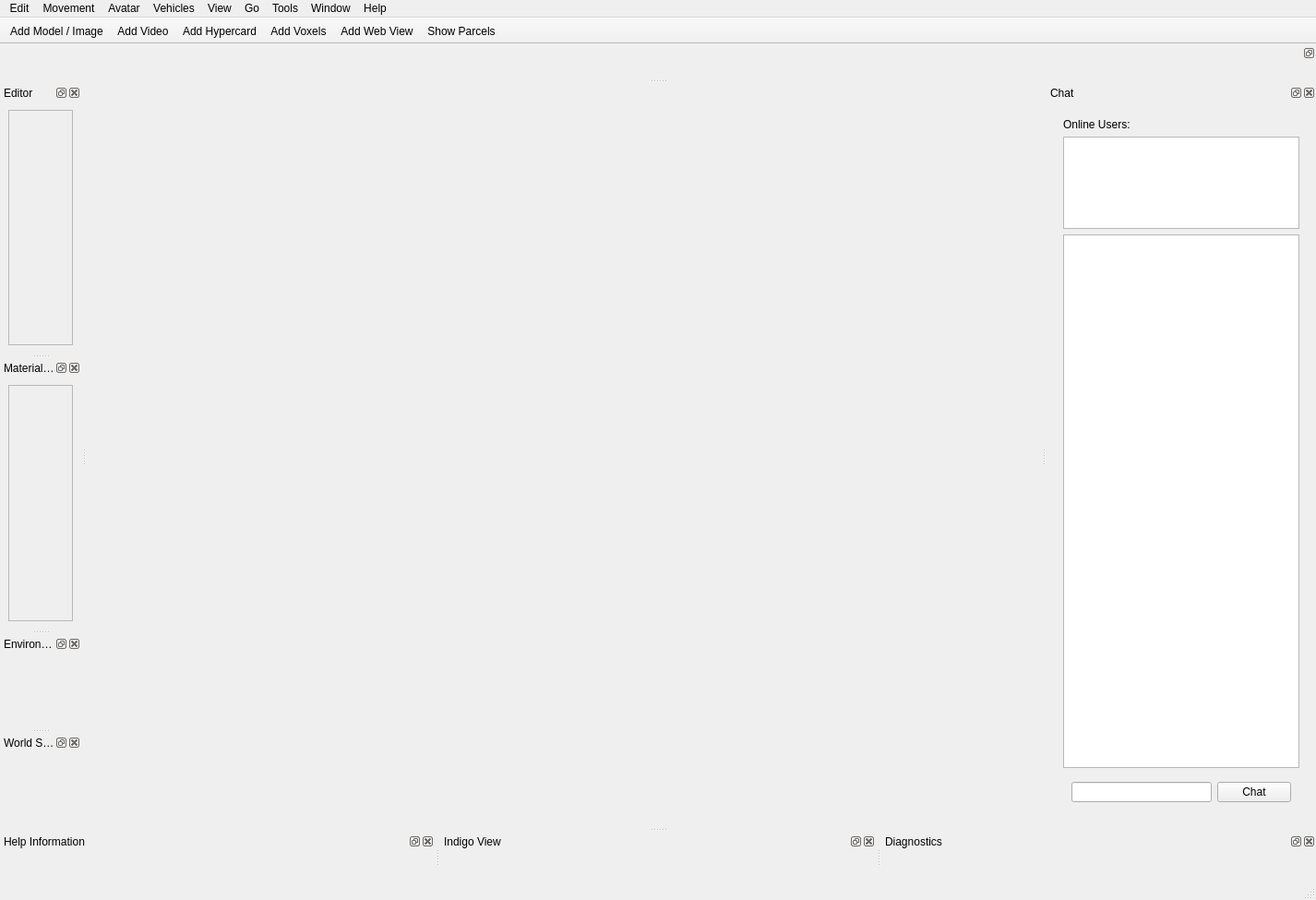
<?xml version="1.0" encoding="UTF-8"?>
<ui version="4.0">
 <class>MainWindow</class>
 <widget class="QMainWindow" name="MainWindow">
  <property name="geometry">
   <rect>
    <x>0</x>
    <y>0</y>
    <width>1426</width>
    <height>975</height>
   </rect>
  </property>
  <property name="windowTitle">
   <string>MainWindow</string>
  </property>
  <widget class="QWidget" name="centralwidget">
   <layout class="QVBoxLayout" name="verticalLayout">
    <property name="leftMargin">
     <number>0</number>
    </property>
    <property name="topMargin">
     <number>0</number>
    </property>
    <property name="rightMargin">
     <number>0</number>
    </property>
    <property name="bottomMargin">
     <number>0</number>
    </property>
    <item>
     <widget class="GlWidget" name="glWidget" native="true"/>
    </item>
   </layout>
  </widget>
  <widget class="QMenuBar" name="menubar">
   <property name="geometry">
    <rect>
     <x>0</x>
     <y>0</y>
     <width>1426</width>
     <height>21</height>
    </rect>
   </property>
   <widget class="QMenu" name="menuWindow">
    <property name="title">
     <string>Window</string>
    </property>
    <addaction name="actionReset_Layout"/>
    <addaction name="actionEnter_Fullscreen"/>
   </widget>
   <widget class="QMenu" name="menuEdit">
    <property name="title">
     <string>Edit</string>
    </property>
    <widget class="QMenu" name="menuLightmaps">
     <property name="title">
      <string>Lightmaps</string>
     </property>
     <addaction name="actionBake_Lightmaps_fast_for_all_objects_in_parcel"/>
     <addaction name="actionBake_lightmaps_high_quality_for_all_objects_in_parcel"/>
    </widget>
    <addaction name="actionUndo"/>
    <addaction name="actionRedo"/>
    <addaction name="separator"/>
    <addaction name="actionAddObject"/>
    <addaction name="actionAddHypercard"/>
    <addaction name="actionAdd_Text"/>
    <addaction name="actionAdd_Spotlight"/>
    <addaction name="actionAdd_Audio_Source"/>
    <addaction name="actionAdd_Web_View"/>
    <addaction name="actionAdd_Video"/>
    <addaction name="actionAdd_Decal"/>
    <addaction name="actionAdd_Portal"/>
    <addaction name="actionAdd_Seat"/>
    <addaction name="separator"/>
    <addaction name="actionCopy_Object"/>
    <addaction name="actionPaste_Object"/>
    <addaction name="actionCloneObject"/>
    <addaction name="actionDeleteObject"/>
    <addaction name="separator"/>
    <addaction name="actionFind_Object"/>
    <addaction name="actionList_Objects_Nearby"/>
    <addaction name="separator"/>
    <addaction name="menuLightmaps"/>
    <addaction name="actionSave_Object_To_Disk"/>
    <addaction name="actionSave_Parcel_Objects_To_Disk"/>
    <addaction name="actionLoad_Objects_From_Disk"/>
   </widget>
   <widget class="QMenu" name="menuMovement">
    <property name="title">
     <string>Movement</string>
    </property>
    <addaction name="actionFly_Mode"/>
   </widget>
   <widget class="QMenu" name="menuGo">
    <property name="title">
     <string>Go</string>
    </property>
    <addaction name="actionGo_Back"/>
    <addaction name="separator"/>
    <addaction name="actionGo_to_Position"/>
    <addaction name="actionGo_to_Parcel"/>
    <addaction name="actionGo_To_Start_Location"/>
    <addaction name="actionGoToMainWorld"/>
    <addaction name="actionGoToPersonalWorld"/>
    <addaction name="actionGo_to_CryptoVoxels_World"/>
    <addaction name="separator"/>
    <addaction name="actionSet_Start_Location"/>
   </widget>
   <widget class="QMenu" name="menuTools">
    <property name="title">
     <string>Tools</string>
    </property>
    <addaction name="actionTake_Screenshot"/>
    <addaction name="actionShow_Screenshot_Folder"/>
    <addaction name="actionShow_Log"/>
    <addaction name="actionExport_view_to_Indigo"/>
    <addaction name="actionMute_Audio"/>
    <addaction name="actionOptions"/>
   </widget>
   <widget class="QMenu" name="menuHelp">
    <property name="title">
     <string>Help</string>
    </property>
    <addaction name="actionAbout_Substrata"/>
   </widget>
   <widget class="QMenu" name="menuAvatar">
    <property name="title">
     <string>Avatar</string>
    </property>
    <addaction name="actionAvatarSettings"/>
   </widget>
   <widget class="QMenu" name="menuView">
    <property name="title">
     <string>View</string>
    </property>
    <addaction name="actionThird_Person_Camera"/>
   </widget>
   <widget class="QMenu" name="menuVehicles">
    <property name="title">
     <string>Vehicles</string>
    </property>
    <addaction name="actionSummon_Bike"/>
    <addaction name="actionSummon_Hovercar"/>
    <addaction name="actionSummon_Boat"/>
    <addaction name="actionSummon_Jet_Ski"/>
    <addaction name="actionSummon_Car"/>
   </widget>
   <addaction name="menuEdit"/>
   <addaction name="menuMovement"/>
   <addaction name="menuAvatar"/>
   <addaction name="menuVehicles"/>
   <addaction name="menuView"/>
   <addaction name="menuGo"/>
   <addaction name="menuTools"/>
   <addaction name="menuWindow"/>
   <addaction name="menuHelp"/>
  </widget>
  <widget class="QStatusBar" name="statusbar"/>
  <widget class="QToolBar" name="toolBar">
   <property name="windowTitle">
    <string>toolBar</string>
   </property>
   <property name="movable">
    <bool>false</bool>
   </property>
   <property name="floatable">
    <bool>false</bool>
   </property>
   <attribute name="toolBarArea">
    <enum>TopToolBarArea</enum>
   </attribute>
   <attribute name="toolBarBreak">
    <bool>false</bool>
   </attribute>
   <addaction name="actionAddObject"/>
   <addaction name="actionAdd_Video"/>
   <addaction name="actionAddHypercard"/>
   <addaction name="actionAdd_Voxels"/>
   <addaction name="actionAdd_Web_View"/>
   <addaction name="actionShow_Parcels"/>
  </widget>
  <widget class="QDockWidget" name="chatDockWidget">
   <property name="sizePolicy">
    <sizepolicy hsizetype="Preferred" vsizetype="Maximum">
     <horstretch>0</horstretch>
     <verstretch>0</verstretch>
    </sizepolicy>
   </property>
   <property name="windowTitle">
    <string>Chat</string>
   </property>
   <attribute name="dockWidgetArea">
    <number>2</number>
   </attribute>
   <widget class="QWidget" name="chatDockWidgetContents">
    <layout class="QVBoxLayout" name="verticalLayout_3">
     <item>
      <widget class="QWidget" name="chatWidget" native="true">
       <layout class="QVBoxLayout" name="verticalLayout_2">
        <item>
         <widget class="QLabel" name="label">
          <property name="text">
           <string>Online Users:</string>
          </property>
         </widget>
        </item>
        <item>
         <widget class="QTextEdit" name="onlineUsersTextEdit">
          <property name="maximumSize">
           <size>
            <width>16777215</width>
            <height>100</height>
           </size>
          </property>
          <property name="readOnly">
           <bool>true</bool>
          </property>
         </widget>
        </item>
        <item>
         <widget class="QTextEdit" name="chatMessagesTextEdit">
          <property name="readOnly">
           <bool>true</bool>
          </property>
         </widget>
        </item>
        <item>
         <widget class="QWidget" name="widget" native="true">
          <property name="sizePolicy">
           <sizepolicy hsizetype="Preferred" vsizetype="Fixed">
            <horstretch>0</horstretch>
            <verstretch>0</verstretch>
           </sizepolicy>
          </property>
          <layout class="QHBoxLayout" name="horizontalLayout">
           <item>
            <widget class="QLineEdit" name="chatMessageLineEdit"/>
           </item>
           <item>
            <widget class="QPushButton" name="chatPushButton">
             <property name="text">
              <string>Chat</string>
             </property>
            </widget>
           </item>
          </layout>
         </widget>
        </item>
       </layout>
      </widget>
     </item>
    </layout>
   </widget>
  </widget>
  <widget class="QDockWidget" name="editorDockWidget">
   <property name="windowTitle">
    <string>Editor</string>
   </property>
   <attribute name="dockWidgetArea">
    <number>1</number>
   </attribute>
   <widget class="QWidget" name="editorDockWidgetContents">
    <layout class="QVBoxLayout" name="verticalLayout_8">
     <item>
      <widget class="QScrollArea" name="scrollArea">
       <property name="widgetResizable">
        <bool>true</bool>
       </property>
       <widget class="QWidget" name="scrollAreaWidgetContents">
        <property name="geometry">
         <rect>
          <x>0</x>
          <y>0</y>
          <width>69</width>
          <height>233</height>
         </rect>
        </property>
        <layout class="QVBoxLayout" name="verticalLayout_4">
         <item>
          <widget class="ObjectEditor" name="objectEditor" native="true"/>
         </item>
         <item>
          <widget class="ParcelEditor" name="parcelEditor" native="true"/>
         </item>
        </layout>
       </widget>
      </widget>
     </item>
    </layout>
   </widget>
  </widget>
  <widget class="QDockWidget" name="infoDockWidget">
   <property name="floating">
    <bool>true</bool>
   </property>
   <property name="features">
    <set>QDockWidget::DockWidgetFloatable</set>
   </property>
   <property name="allowedAreas">
    <set>Qt::NoDockWidgetArea</set>
   </property>
   <attribute name="dockWidgetArea">
    <number>4</number>
   </attribute>
   <widget class="QWidget" name="infoDockWidgetContents">
    <layout class="QVBoxLayout" name="verticalLayout_6">
     <property name="spacing">
      <number>0</number>
     </property>
     <property name="leftMargin">
      <number>0</number>
     </property>
     <property name="topMargin">
      <number>0</number>
     </property>
     <property name="rightMargin">
      <number>0</number>
     </property>
     <property name="bottomMargin">
      <number>0</number>
     </property>
     <item>
      <widget class="QWidget" name="notificationContainer" native="true">
       <layout class="QVBoxLayout" name="verticalLayout_7"/>
      </widget>
     </item>
    </layout>
   </widget>
  </widget>
  <widget class="QDockWidget" name="helpInfoDockWidget">
   <property name="floating">
    <bool>true</bool>
   </property>
   <property name="windowTitle">
    <string>Help Information</string>
   </property>
   <attribute name="dockWidgetArea">
    <number>8</number>
   </attribute>
   <widget class="QWidget" name="dockWidgetContents">
    <layout class="QVBoxLayout" name="verticalLayout_5">
     <item>
      <widget class="QLabel" name="helpInfoLabel">
       <property name="text">
        <string/>
       </property>
      </widget>
     </item>
    </layout>
   </widget>
  </widget>
  <widget class="QDockWidget" name="materialBrowserDockWidget">
   <property name="windowTitle">
    <string>Material Browser</string>
   </property>
   <attribute name="dockWidgetArea">
    <number>1</number>
   </attribute>
   <widget class="QWidget" name="materialBrowserDockWidgetContents_old">
    <layout class="QVBoxLayout" name="verticalLayout_9">
     <item>
      <widget class="QScrollArea" name="scrollArea_2">
       <property name="widgetResizable">
        <bool>true</bool>
       </property>
       <widget class="MaterialBrowser" name="materialBrowserDockWidgetContents">
        <property name="geometry">
         <rect>
          <x>0</x>
          <y>0</y>
          <width>69</width>
          <height>234</height>
         </rect>
        </property>
       </widget>
      </widget>
     </item>
    </layout>
   </widget>
  </widget>
  <widget class="QDockWidget" name="indigoViewDockWidget">
   <property name="windowTitle">
    <string>Indigo View</string>
   </property>
   <attribute name="dockWidgetArea">
    <number>8</number>
   </attribute>
   <widget class="QWidget" name="indigoViewDockWidgetContents">
    <layout class="QVBoxLayout" name="verticalLayout_10">
     <item>
      <widget class="IndigoView" name="indigoView" native="true"/>
     </item>
    </layout>
   </widget>
  </widget>
  <widget class="QDockWidget" name="diagnosticsDockWidget">
   <property name="windowTitle">
    <string>Diagnostics</string>
   </property>
   <attribute name="dockWidgetArea">
    <number>8</number>
   </attribute>
   <widget class="QWidget" name="diagnosticsDockWidgetContents">
    <layout class="QVBoxLayout" name="verticalLayout_11">
     <property name="spacing">
      <number>0</number>
     </property>
     <property name="leftMargin">
      <number>0</number>
     </property>
     <property name="topMargin">
      <number>0</number>
     </property>
     <property name="rightMargin">
      <number>0</number>
     </property>
     <property name="bottomMargin">
      <number>0</number>
     </property>
     <item>
      <widget class="DiagnosticsWidget" name="diagnosticsWidget" native="true"/>
     </item>
    </layout>
   </widget>
  </widget>
  <widget class="QDockWidget" name="environmentDockWidget">
   <property name="windowTitle">
    <string>Environment</string>
   </property>
   <attribute name="dockWidgetArea">
    <number>1</number>
   </attribute>
   <widget class="QWidget" name="dockWidgetContents_2">
    <layout class="QVBoxLayout" name="verticalLayout_12">
     <item>
      <widget class="EnvironmentOptionsWidget" name="environmentOptionsWidget" native="true"/>
     </item>
    </layout>
   </widget>
  </widget>
  <widget class="QDockWidget" name="worldSettingsDockWidget">
   <property name="windowTitle">
    <string>World Settings</string>
   </property>
   <attribute name="dockWidgetArea">
    <number>1</number>
   </attribute>
   <widget class="QWidget" name="dockWidgetContents_3">
    <layout class="QVBoxLayout" name="verticalLayout_13">
     <item>
      <widget class="WorldSettingsWidget" name="worldSettingsWidget" native="true"/>
     </item>
    </layout>
   </widget>
  </widget>
  <action name="actionAvatarSettings">
   <property name="text">
    <string>Avatar Settings</string>
   </property>
  </action>
  <action name="actionAddObject">
   <property name="text">
    <string>Add Model / Image</string>
   </property>
   <property name="toolTip">
    <string>Add Model/Image</string>
   </property>
  </action>
  <action name="actionDeleteObject">
   <property name="text">
    <string>Delete Object</string>
   </property>
  </action>
  <action name="actionReset_Layout">
   <property name="text">
    <string>Reset Layout</string>
   </property>
  </action>
  <action name="actionCloneObject">
   <property name="text">
    <string>Clone Object</string>
   </property>
   <property name="shortcut">
    <string>Ctrl+D</string>
   </property>
  </action>
  <action name="actionLogIn">
   <property name="text">
    <string>LogIn</string>
   </property>
   <property name="toolTip">
    <string>Log in</string>
   </property>
  </action>
  <action name="actionSignUp">
   <property name="text">
    <string>SignUp</string>
   </property>
  </action>
  <action name="actionLogOut">
   <property name="text">
    <string>LogOut</string>
   </property>
  </action>
  <action name="actionAddHypercard">
   <property name="text">
    <string>Add Hypercard</string>
   </property>
  </action>
  <action name="actionShow_Parcels">
   <property name="checkable">
    <bool>true</bool>
   </property>
   <property name="text">
    <string>Show Parcels</string>
   </property>
  </action>
  <action name="actionFly_Mode">
   <property name="checkable">
    <bool>true</bool>
   </property>
   <property name="text">
    <string>Fly Mode     F</string>
   </property>
  </action>
  <action name="actionAdd_Voxels">
   <property name="text">
    <string>Add Voxels</string>
   </property>
  </action>
  <action name="actionGoToMainWorld">
   <property name="text">
    <string>Go to Main World</string>
   </property>
  </action>
  <action name="actionGoToPersonalWorld">
   <property name="text">
    <string>Go to Personal World</string>
   </property>
  </action>
  <action name="actionGo_to_CryptoVoxels_World">
   <property name="text">
    <string>Go to Cryptovoxels World</string>
   </property>
  </action>
  <action name="actionExport_view_to_Indigo">
   <property name="text">
    <string>Export view to Indigo</string>
   </property>
  </action>
  <action name="actionAbout_Substrata">
   <property name="text">
    <string>About Substrata</string>
   </property>
  </action>
  <action name="actionOptions">
   <property name="text">
    <string>Options</string>
   </property>
  </action>
  <action name="actionAdd_Spotlight">
   <property name="text">
    <string>Add Spotlight</string>
   </property>
  </action>
  <action name="actionGo_to_Parcel">
   <property name="text">
    <string>Go to Parcel</string>
   </property>
  </action>
  <action name="actionUndo">
   <property name="text">
    <string>Undo</string>
   </property>
   <property name="shortcut">
    <string>Ctrl+Z</string>
   </property>
  </action>
  <action name="actionRedo">
   <property name="text">
    <string>Redo</string>
   </property>
   <property name="shortcut">
    <string>Ctrl+Y</string>
   </property>
  </action>
  <action name="actionShow_Log">
   <property name="text">
    <string>Show Log</string>
   </property>
  </action>
  <action name="actionFind_Object">
   <property name="text">
    <string>Find Object by ID</string>
   </property>
  </action>
  <action name="actionBake_Lightmaps_fast_for_all_objects_in_parcel">
   <property name="text">
    <string>Bake Lightmaps (fast) for all objects in parcel</string>
   </property>
  </action>
  <action name="actionBake_lightmaps_high_quality_for_all_objects_in_parcel">
   <property name="text">
    <string>Bake lightmaps (high quality) for all objects in parcel</string>
   </property>
  </action>
  <action name="actionThird_Person_Camera">
   <property name="checkable">
    <bool>true</bool>
   </property>
   <property name="text">
    <string>Third Person Camera       V</string>
   </property>
  </action>
  <action name="actionAdd_Audio_Source">
   <property name="text">
    <string>Add Audio Source</string>
   </property>
  </action>
  <action name="actionTake_Screenshot">
   <property name="text">
    <string>Take Screenshot</string>
   </property>
  </action>
  <action name="actionShow_Screenshot_Folder">
   <property name="text">
    <string>Show Screenshot Folder</string>
   </property>
  </action>
  <action name="actionList_Objects_Nearby">
   <property name="text">
    <string>Find Objects Nearby</string>
   </property>
   <property name="shortcut">
    <string>Ctrl+F</string>
   </property>
  </action>
  <action name="actionAdd_Web_View">
   <property name="text">
    <string>Add Web View</string>
   </property>
  </action>
  <action name="actionCopy_Object">
   <property name="text">
    <string>Copy Object</string>
   </property>
  </action>
  <action name="actionPaste_Object">
   <property name="text">
    <string>Paste Object</string>
   </property>
  </action>
  <action name="actionGo_to_Position">
   <property name="text">
    <string>Go to Position</string>
   </property>
  </action>
  <action name="actionSet_Start_Location">
   <property name="text">
    <string>Set current location as start location</string>
   </property>
  </action>
  <action name="actionGo_To_Start_Location">
   <property name="text">
    <string>Go To Start Location</string>
   </property>
  </action>
  <action name="actionSummon_Bike">
   <property name="text">
    <string>Summon Bike</string>
   </property>
   <property name="shortcut">
    <string>Ctrl+B</string>
   </property>
  </action>
  <action name="actionSummon_Hovercar">
   <property name="text">
    <string>Summon Hovercar</string>
   </property>
   <property name="shortcut">
    <string>Ctrl+H</string>
   </property>
  </action>
  <action name="actionMute_Audio">
   <property name="checkable">
    <bool>true</bool>
   </property>
   <property name="text">
    <string>Mute Audio</string>
   </property>
   <property name="shortcut">
    <string>Ctrl+M</string>
   </property>
  </action>
  <action name="actionAdd_Video">
   <property name="text">
    <string>Add Video</string>
   </property>
  </action>
  <action name="actionAdd_Text">
   <property name="text">
    <string>Add Text</string>
   </property>
  </action>
  <action name="actionSummon_Boat">
   <property name="text">
    <string>Summon Boat</string>
   </property>
   <property name="shortcut">
    <string>Ctrl+Shift+B</string>
   </property>
  </action>
  <action name="actionSave_Object_To_Disk">
   <property name="text">
    <string>Save Object To Disk</string>
   </property>
  </action>
  <action name="actionSave_Parcel_Objects_To_Disk">
   <property name="text">
    <string>Save Parcel Objects To Disk</string>
   </property>
  </action>
  <action name="actionLoad_Objects_From_Disk">
   <property name="text">
    <string>Load Object(s) From Disk</string>
   </property>
  </action>
  <action name="actionDelete_All_Parcel_Objects">
   <property name="text">
    <string>Delete All Parcel Objects</string>
   </property>
  </action>
  <action name="actionAdd_Decal">
   <property name="text">
    <string>Add Decal</string>
   </property>
  </action>
  <action name="actionEnter_Fullscreen">
   <property name="text">
    <string>Enter Fullscreen Mode</string>
   </property>
  </action>
  <action name="actionSummon_Car">
   <property name="text">
    <string>Summon Car</string>
   </property>
   <property name="shortcut">
    <string>Ctrl+Shift+C</string>
   </property>
  </action>
  <action name="actionAdd_Portal">
   <property name="text">
    <string>Add Portal</string>
   </property>
  </action>
  <action name="actionAdd_Seat">
   <property name="text">
    <string>Add Seat</string>
   </property>
  </action>
  <action name="actionGo_Back">
   <property name="text">
    <string>Go Back</string>
   </property>
  </action>
  <action name="actionSummon_Jet_Ski">
   <property name="text">
    <string>Summon Jet Ski</string>
   </property>
   <property name="shortcut">
    <string>Ctrl+J</string>
   </property>
  </action>
 </widget>
 <customwidgets>
  <customwidget>
   <class>GlWidget</class>
   <extends>QWidget</extends>
   <header>GlWidget.h</header>
   <container>1</container>
  </customwidget>
  <customwidget>
   <class>ObjectEditor</class>
   <extends>QWidget</extends>
   <header>ObjectEditor.h</header>
   <container>1</container>
  </customwidget>
  <customwidget>
   <class>ParcelEditor</class>
   <extends>QWidget</extends>
   <header>ParcelEditor.h</header>
   <container>1</container>
  </customwidget>
  <customwidget>
   <class>MaterialBrowser</class>
   <extends>QWidget</extends>
   <header>MaterialBrowser.h</header>
   <container>1</container>
  </customwidget>
  <customwidget>
   <class>IndigoView</class>
   <extends>QWidget</extends>
   <header>IndigoView.h</header>
   <container>1</container>
  </customwidget>
  <customwidget>
   <class>DiagnosticsWidget</class>
   <extends>QWidget</extends>
   <header>DiagnosticsWidget.h</header>
   <container>1</container>
  </customwidget>
  <customwidget>
   <class>EnvironmentOptionsWidget</class>
   <extends>QWidget</extends>
   <header>EnvironmentOptionsWidget.h</header>
   <container>1</container>
  </customwidget>
  <customwidget>
   <class>WorldSettingsWidget</class>
   <extends>QWidget</extends>
   <header>WorldSettingsWidget.h</header>
   <container>1</container>
  </customwidget>
 </customwidgets>
 <resources/>
 <connections/>
</ui>
